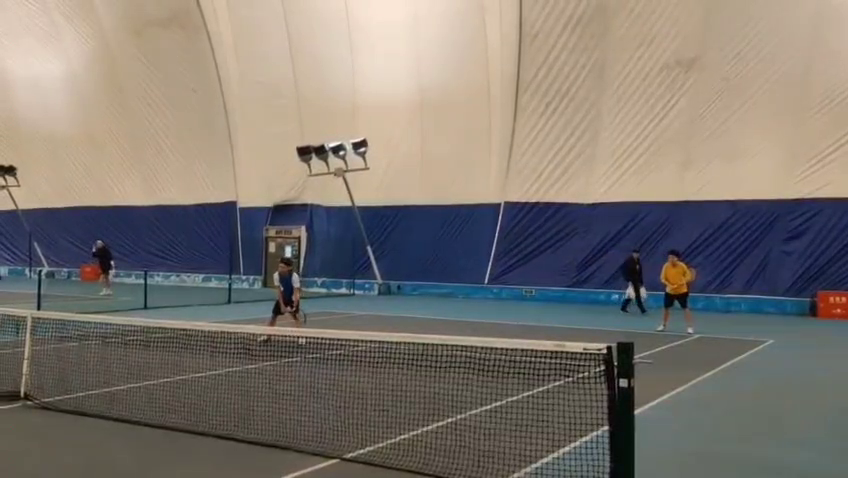
//> input picture frame 30 of Lab1/data/1.mp4, 848 x 478 px
$ ./TimVideo data/   (built with g++ and OpenCV 4)
//> lines starting //> are read from the running program, lines starting //| are printed output that depends on the picture; after the words box and inside, x2 and y2 are one past the last pixel; in counts of white or black regions, pixels touching at a corner belong together
#include <opencv2/opencv.hpp>
#include <opencv2/highgui.hpp>
#include <iostream>

using namespace std;
using namespace cv;

int main(int argc, char **argv)
{
    if (argc != 2)
    {
        cout << "please input correct dir!" << endl;
        return -1;
    }
    string dir = argv[1];

    VideoCapture inputVid;
    inputVid.open(dir + "/1.mp4");
    Mat frame;
    inputVid >> frame; //等价于cap.read(frame);
//> frame is the input picture: 478 rows x 848 cols, CV_8UC3; mean B, G, R 112.2, 119, 125.7
    Mat img1 = imread(dir + "/1.jpg", 1);
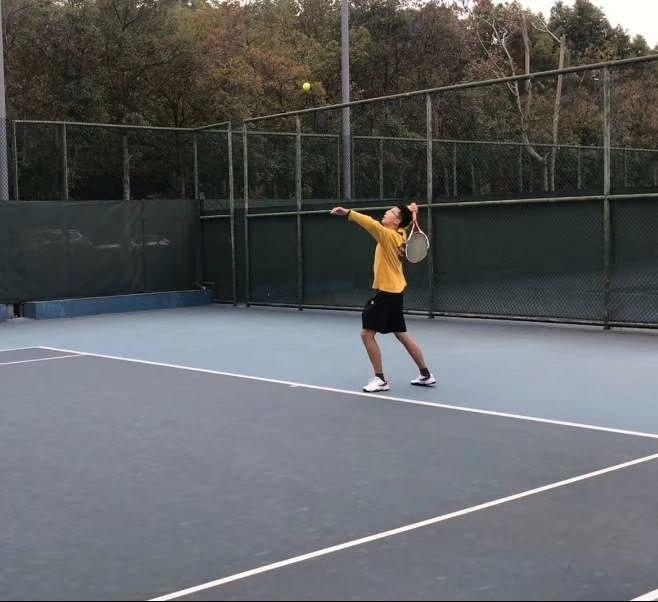
//> input picture Lab1/data/1.jpg, 658 x 602 px
//> img1 is the input picture: 602 rows x 658 cols, CV_8UC3; mean B, G, R 96.7, 94.8, 92.9
    Mat img2 = imread(dir + "/2.jpg", 1);
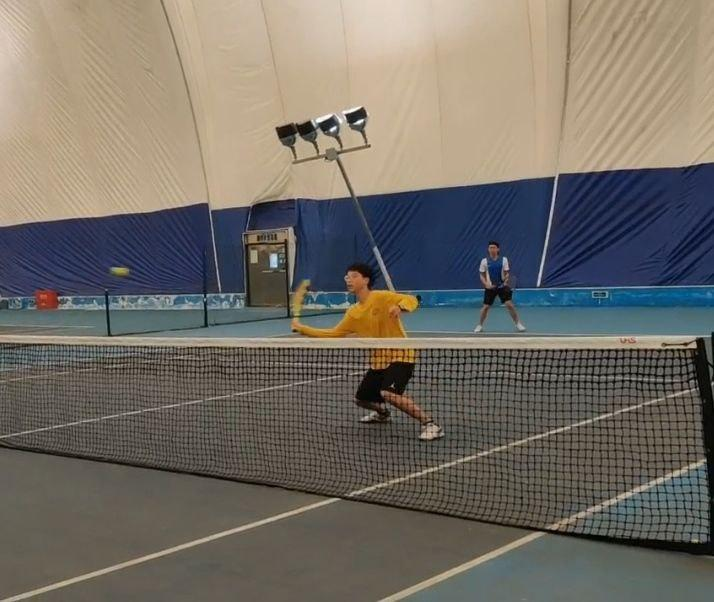
//> input picture Lab1/data/2.jpg, 714 x 602 px
//> img2 is the input picture: 602 rows x 714 cols, CV_8UC3; mean B, G, R 102, 110, 115.5
    Mat img3 = imread(dir + "/3.jpg", 1);
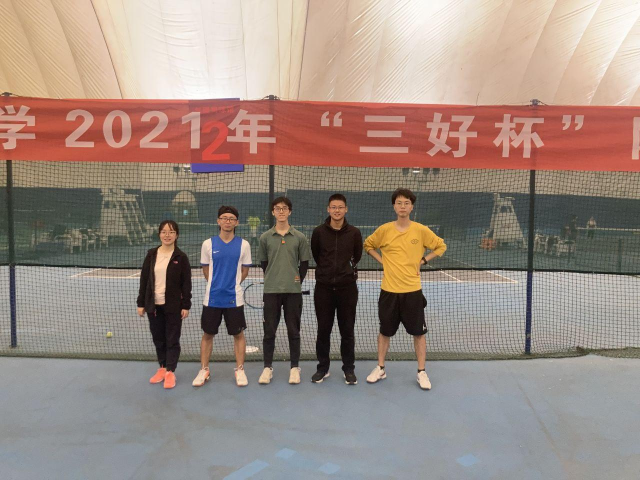
//> input picture Lab1/data/3.jpg, 1280 x 960 px (shown at 1/2 size)
//> img3 is the input picture: 960 rows x 1280 cols, CV_8UC3; mean B, G, R 128.4, 137.6, 154.7
    Mat img4 = imread(dir + "/4.jpg", 1);
//> 4.jpg cannot be read in this run, so this picture is empty
    Mat img5 = imread(dir + "/5.jpg", 1);
//> 5.jpg cannot be read in this run, so this picture is empty
    Mat img6 = imread(dir + "/6.jpg", 1);
//> 6.jpg cannot be read in this run, so this picture is empty
    Size s(frame.cols, frame.rows);
//> s = Size(848, 478)
    VideoWriter writeVid;
    writeVid.open("./out.avi", VideoWriter::fourcc('M', 'J', 'P', 'G'), 25, s);

    Mat combine12;
    Mat back(s, CV_8UC3, Scalar(0, 0, 0));
    Mat mid(s, CV_8UC3, Scalar(0, 0, 0));

    putText(img1, "2019", Point(round(0.2 * img1.rows), round(0.8 * img1.cols)), FONT_HERSHEY_SIMPLEX, 2, Scalar(0, 0, 255), 5);
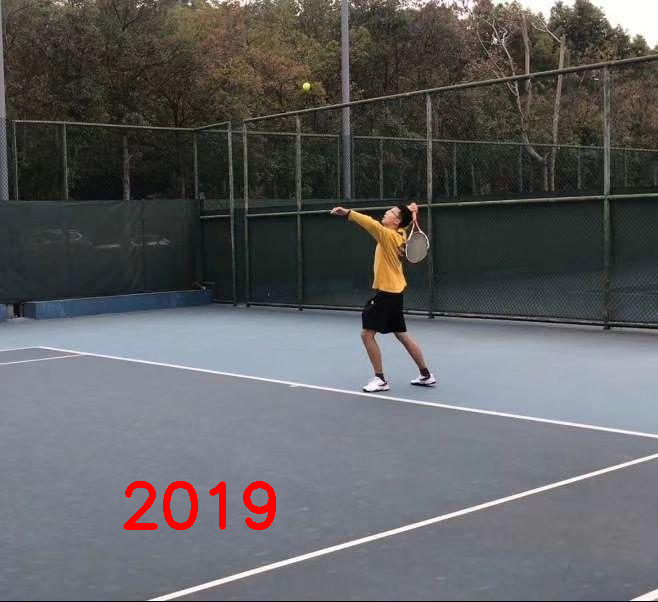
//> img1: 602 rows x 658 cols, CV_8UC3; 0.71% of pixels changed, all inside (x1, y1, x2, y2) = (123, 481, 276, 530)
    putText(img2, "2021", Point(round(0.8 * img1.rows), round(0.8 * img1.cols)), FONT_HERSHEY_SIMPLEX, 2, Scalar(0, 0, 255), 5);
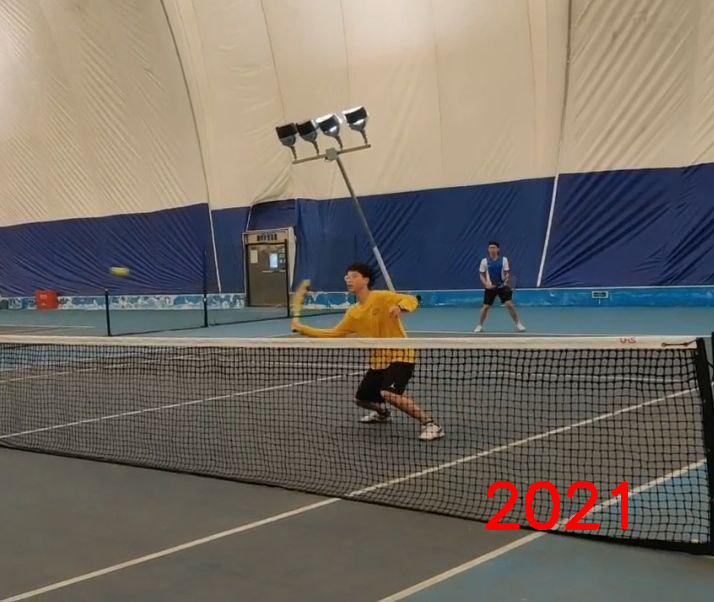
//> img2: 602 rows x 714 cols, CV_8UC3; 0.62% of pixels changed, all inside (x1, y1, x2, y2) = (485, 481, 628, 530)
    hconcat(img1, img2, combine12);
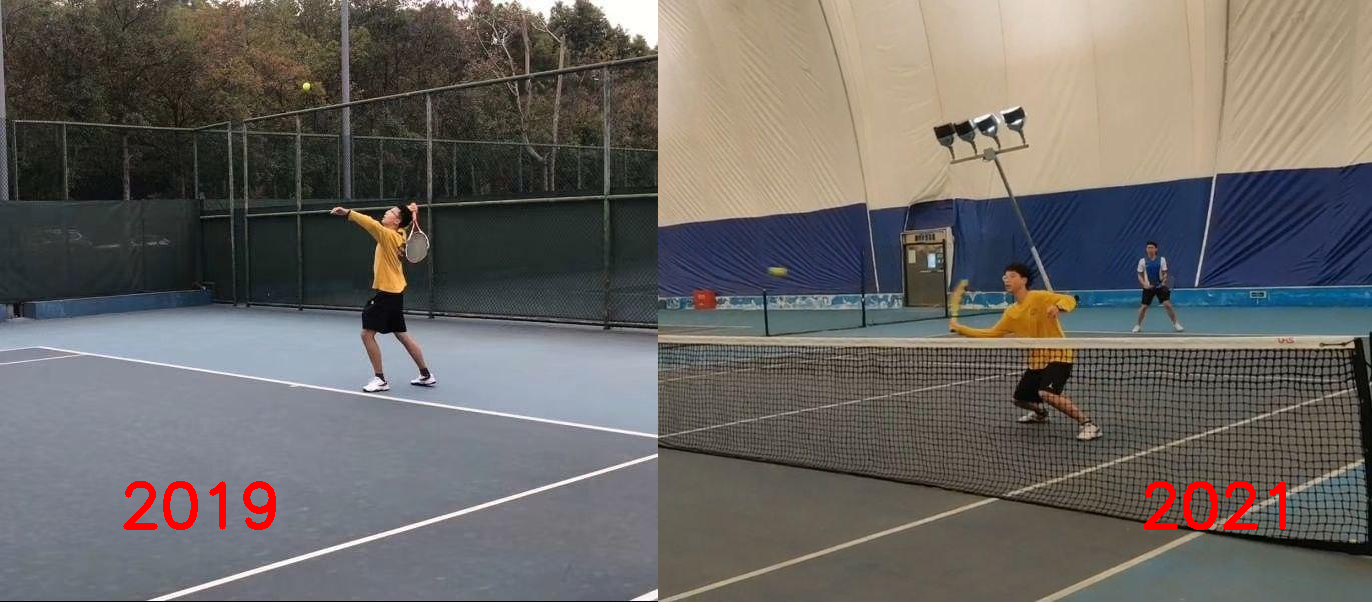
//> combine12: 602 rows x 1372 cols, CV_8UC3; mean B, G, R 98.7, 102, 105.7

    Mat head(s, CV_8UC3, Scalar(37, 193, 255)); // 创建片头图片并写入文字
    putText(head, "2021", Point(round(0.4 * head.cols), round(0.4 * head.rows)), QT_FONT_NORMAL, 2, Scalar(0, 0, 0), 5);
    putText(head, "\"Sanhao\" Tennis Championship", Point(round(0.05 * head.cols), round(0.6 * head.rows)), QT_FONT_NORMAL, 1.5, Scalar(0, 0, 0), 3);
    putText(head, "3190101087 Song Yunzhou", Point(round(0.8 * head.rows), round(0.55 * head.cols)), FONT_HERSHEY_SIMPLEX, 1, Scalar(0, 0, 0), 2);
    // 将片头写入目标视频
    for (int i = 0; i < 50; i++)
    {
        writeVid << head;
    }

    // 图片缩放
    resize(combine12, combine12, s);
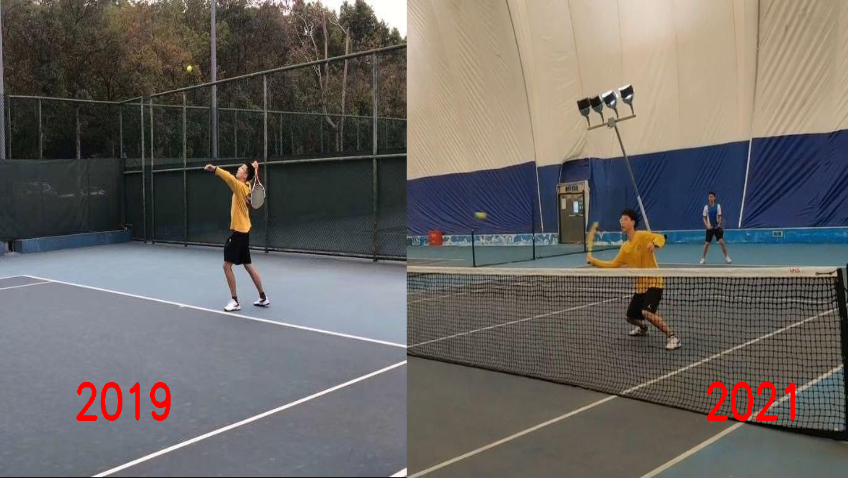
//> combine12: 478 rows x 848 cols, CV_8UC3; mean B, G, R 98.6, 101.9, 105.6
//> (the run ends here: the program stops with an error, at `resize(img5, img5, s);`)

$ run again, starting later in the video
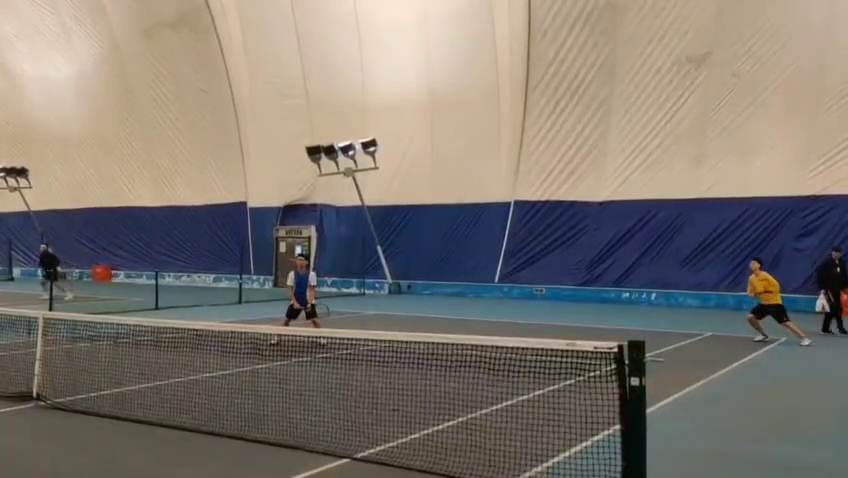
//> input picture frame 138 of Lab1/data/1.mp4, 848 x 478 px
//> frame is the input picture: 478 rows x 848 cols, CV_8UC3; mean B, G, R 111.7, 118.9, 125.6
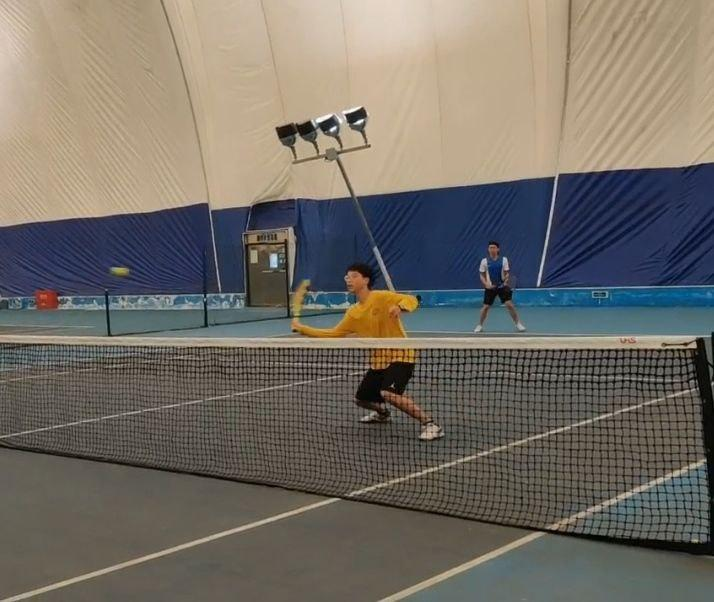
//> input picture Lab1/data/2.jpg, 714 x 602 px
//> img2 is the input picture: 602 rows x 714 cols, CV_8UC3; mean B, G, R 102, 110, 115.5
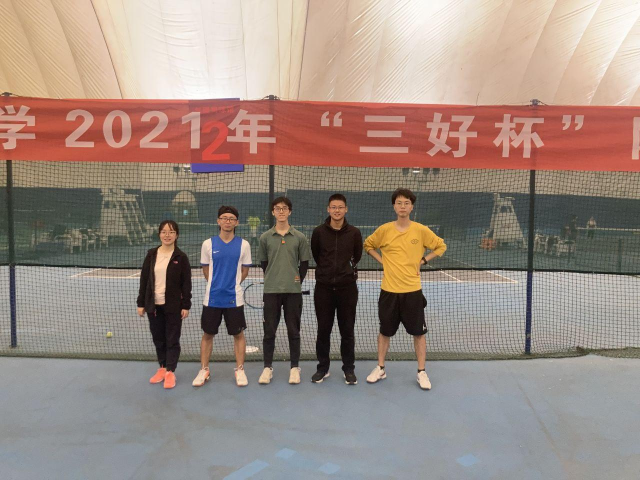
//> input picture Lab1/data/3.jpg, 1280 x 960 px (shown at 1/2 size)
//> img3 is the input picture: 960 rows x 1280 cols, CV_8UC3; mean B, G, R 128.4, 137.6, 154.7
//> img1: 602 rows x 658 cols, CV_8UC3; mean B, G, R 95.7, 93.9, 93.9
//> img2: 602 rows x 714 cols, CV_8UC3; 0.62% of pixels changed, all inside (x1, y1, x2, y2) = (485, 481, 628, 530)

$ run again, starting later in the video
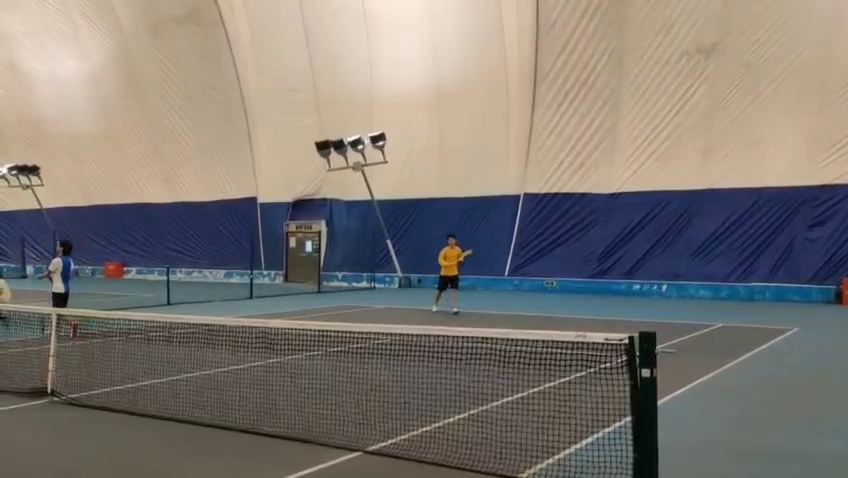
//> input picture frame 245 of Lab1/data/1.mp4, 848 x 478 px
//> frame is the input picture: 478 rows x 848 cols, CV_8UC3; mean B, G, R 114.8, 120.2, 125.9
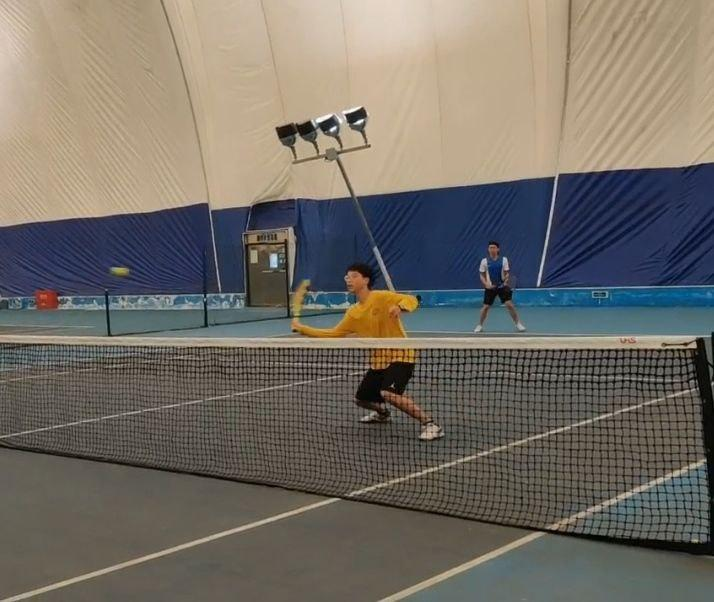
//> input picture Lab1/data/2.jpg, 714 x 602 px
//> img2 is the input picture: 602 rows x 714 cols, CV_8UC3; mean B, G, R 102, 110, 115.5
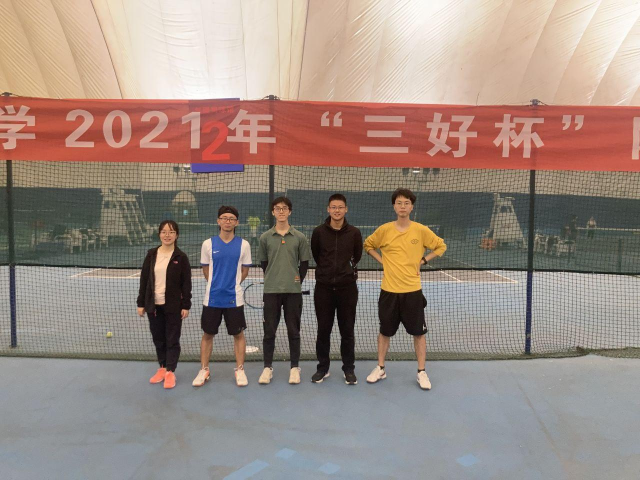
//> input picture Lab1/data/3.jpg, 1280 x 960 px (shown at 1/2 size)
//> img3 is the input picture: 960 rows x 1280 cols, CV_8UC3; mean B, G, R 128.4, 137.6, 154.7
//> img1: 602 rows x 658 cols, CV_8UC3; mean B, G, R 95.7, 93.9, 93.9
//> img2: 602 rows x 714 cols, CV_8UC3; 0.62% of pixels changed, all inside (x1, y1, x2, y2) = (485, 481, 628, 530)
